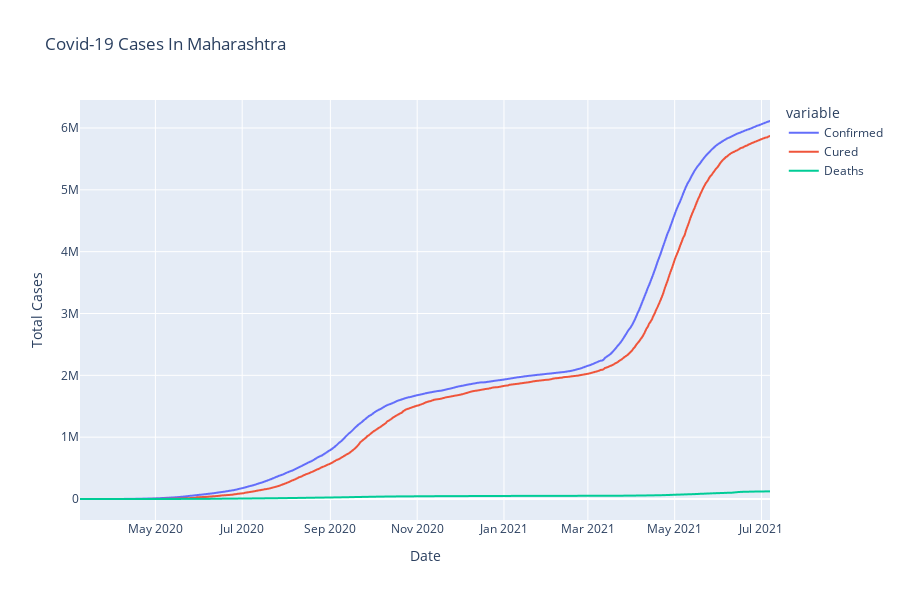

Notebook source saved alongside this figure:
### Code cell
px.line(data_frame=covid[covid['State/UnionTerritory'] == 'Maharashtra'],
        x='Date', y=['Confirmed','Cured','Deaths'],
        labels={'value':'Total Cases'},
       height=600,title='Covid-19 Cases In Maharashtra')

### Figure 1 — Plotly figure (JSON) as saved in the notebook; plotly's stock layout.template omitted (floating-point values rounded to 4 significant figures; data arrays with more than 128 entries replaced by an {"elided": "..."} marker saying what was removed)
{"data": [{"hovertemplate": "variable=Confirmed<br>Date=%{x}<br>Total Cases=%{y}<extra></extra>", "legendgroup": "Confirmed", "line": {"color": "#636efa", "dash": "solid"}, "marker": {"symbol": "circle"}, "mode": "lines", "name": "Confirmed", "showlegend": true, "type": "scattergl", "x": {"elided": "486 str values"}, "xaxis": "x", "y": {"elided": "486 int values"}, "yaxis": "y"}, {"hovertemplate": "variable=Cured<br>Date=%{x}<br>Total Cases=%{y}<extra></extra>", "legendgroup": "Cured", "line": {"color": "#EF553B", "dash": "solid"}, "marker": {"symbol": "circle"}, "mode": "lines", "name": "Cured", "showlegend": true, "type": "scattergl", "x": {"elided": "486 str values"}, "xaxis": "x", "y": {"elided": "486 int values"}, "yaxis": "y"}, {"hovertemplate": "variable=Deaths<br>Date=%{x}<br>Total Cases=%{y}<extra></extra>", "legendgroup": "Deaths", "line": {"color": "#00cc96", "dash": "solid"}, "marker": {"symbol": "circle"}, "mode": "lines", "name": "Deaths", "showlegend": true, "type": "scattergl", "x": {"elided": "486 str values"}, "xaxis": "x", "y": {"elided": "486 int values"}, "yaxis": "y"}], "layout": {"height": 600, "legend": {"title": {"text": "variable"}, "tracegroupgap": 0}, "title": {"text": "Covid-19 Cases In Maharashtra"}, "xaxis": {"anchor": "y", "domain": [0, 1], "title": {"text": "Date"}}, "yaxis": {"anchor": "x", "domain": [0, 1], "title": {"text": "Total Cases"}}}}
